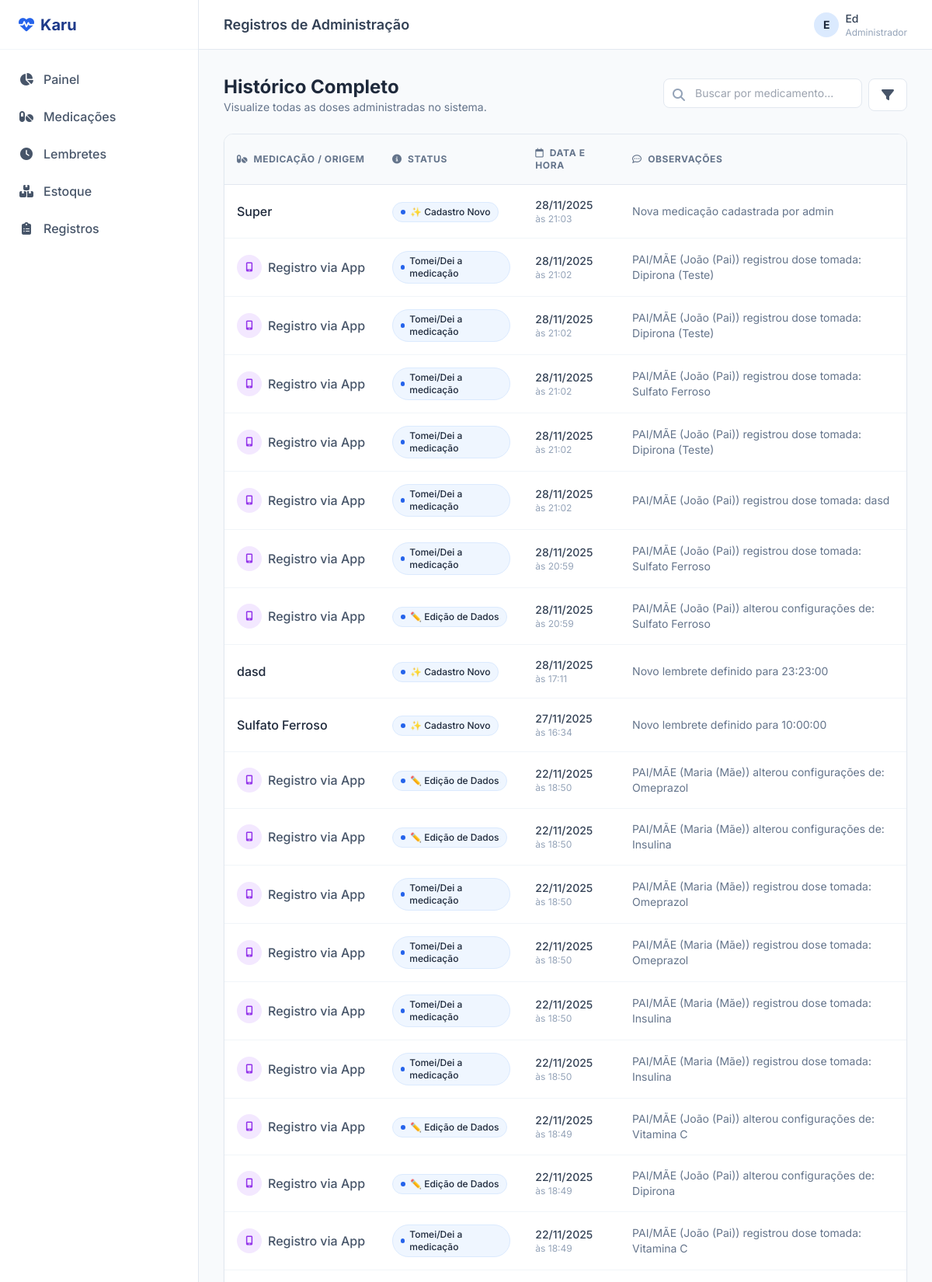
Screenshot of /registros/ (signed in, upper part) with the database file from the repository.
### medicacoes/models.py (models this page shows, shortened)
class RegistroAdministracao(models.Model):
    OPCOES = [
        ("TOMEI", "Tomei/Dei a medicação"),
        ("ESQUECI", "Esqueci"),
        ("RECUSEI", "Bebê recusou"),
        ("VOMITOU", "Vomitou após tomar"),
        ("SISTEMA_ADD", "✨ Cadastro Novo"),
        ("SISTEMA_EDIT", "✏️ Edição de Dados"),
        ("ESTOQUE_UP", "📦 Atualização de Estoque"),
    ]
    medicacao = models.ForeignKey(Medicacao, on_delete=models.CASCADE, related_name="registros")
    horario_registro = models.DateTimeField(default=timezone.now)
    status = models.CharField(max_length=20, choices=OPCOES)
    observacoes = models.TextField(blank=True)

class Medicacao(models.Model):
    VIA_ADMINISTRACAO = [
        ("ORAL", "Oral"),
        ("IM", "Intramuscular"),
    ]
    nome = models.CharField(max_length=150)
    dosagem = models.CharField(max_length=100)
    frequencia = models.CharField(max_length=100)
    via = models.CharField(max_length=10, choices=VIA_ADMINISTRACAO)
    duracao_dias = models.IntegerField()
    data_inicio = models.DateField(default=timezone.now)
    cuidados_especiais = models.TextField(blank=True)
    bebe_id = models.CharField(max_length=50)

### medicacoes/views.py (the view)
# urls.py: path('registros/', views.listar_registros, name='listar_registros'),
@login_required
def listar_registros(request):
    registros = RegistroAdministracao.objects.all().order_by('-horario_registro')
    return render(request, "registros/listar.html", {'registros': registros})

### medicacoes/templates/registros/listar.html (shortened to what this page needs)
{% extends "base.html" %}
{% block header_title %}Registros de Administração{% endblock %}
{% block content %}
<div class="flex flex-col md:flex-row md:items-center md:justify-between gap-4 mb-6">
    <div>
        <h1 class="text-2xl font-bold text-slate-800">Histórico Completo</h1>
        <p class="text-slate-500 text-sm">Visualize todas as doses administradas no sistema.</p>
    </div>
    <div class="flex gap-2 w-full md:w-auto">
        <div class="relative flex-1 md:w-64">
            <i class="fa-solid fa-search absolute left-3 top-1/2 -translate-y-1/2 text-slate-400"></i>
            <input type="text" placeholder="Buscar por medicamento..." class="w-full pl-10 pr-4 py-2 border border-slate-200 rounded-lg focus:outline-none focus:border-brand-600 focus:ring-1 focus:ring-brand-600 text-sm transition-colors">
        </div>
        <button class="px-4 py-2 bg-white border border-slate-200 text-slate-600 rounded-lg hover:bg-slate-50 hover:text-brand-600 transition-colors">
            <i class="fa-solid fa-filter"></i>
        </button>
    </div>
</div>
<div class="bg-white border border-slate-200 rounded-xl shadow-sm overflow-hidden">
    <div class="overflow-x-auto">
        <table class="w-full text-left border-collapse">
            <thead>
                <tr class="bg-slate-50 border-b border-slate-200 text-xs uppercase font-semibold text-slate-500 tracking-wider">
                    <th class="p-4 min-w-[200px]">
                        <i class="fa-solid fa-pills mr-1"></i> Medicação / Origem
                    </th>
                    <th class="p-4">
                        <i class="fa-solid fa-info-circle mr-1"></i> Status
                    </th>
                    <th class="p-4">
                        <i class="fa-regular fa-calendar mr-1"></i> Data e Hora
                    </th>
                    <th class="p-4 min-w-[250px]">
                        <i class="fa-regular fa-comment-dots mr-1"></i> Observações
                    </th>
                </tr>
            </thead>
            <tbody class="divide-y divide-slate-100">
                {% for r in registros %}
                <tr class="hover:bg-slate-50 transition-colors group">
                    <td class="p-4">
                        {% if "PAI/MÃE" in r.observacoes %}
                            <div class="flex items-center gap-2">
                                <div class="w-8 h-8 bg-purple-100 text-purple-600 rounded-full flex items-center justify-center text-xs">
                                    <i class="fa-solid fa-mobile-screen"></i>
                                </div>
                                <span class="font-medium text-slate-600">Registro via App</span>
                            </div>
                        {% else %}
                            <div class="font-medium text-slate-800">{{ r.medicacao.nome }}</div>
                        {% endif %}
                    </td>
                    <td class="p-4">
                        <span class="inline-flex items-center gap-1.5 px-2.5 py-1 rounded-full text-xs font-medium bg-brand-50 text-brand-700 border border-brand-100">
                            <span class="w-1.5 h-1.5 rounded-full bg-brand-600"></span>
                            {{ r.get_status_display }}
                        </span>
                    </td>
                    <td class="p-4 text-sm text-slate-600">
                        <div class="flex flex-col">
                            <span class="font-medium text-slate-700">
                                {{ r.horario_registro|date:"d/m/Y" }}
                            </span>
                            <span class="text-xs text-slate-400">
                                às {{ r.horario_registro|date:"H:i" }}
                            </span>
                        </div>
                    </td>
                    <td class="p-4 text-sm text-slate-500">
                        {% if r.observacoes %}
                            {{ r.observacoes }}
                        {% else %}
                            <span class="italic text-slate-300">Sem observações</span>
                        {% endif %}
                    </td>
                </tr>
                {% endfor %}
            </tbody>
        </table>
    </div>
</div>
{% endblock %}

### medicacoes/templates/base.html (shortened to what this page needs)
{% load static %}
<!DOCTYPE html>
<html lang="pt-br">
<head>
    <script src="https://cdn.tailwindcss.com"></script>
    <link rel="stylesheet" href="https://cdnjs.cloudflare.com/ajax/libs/font-awesome/6.4.0/css/all.min.css">
</head>
<body class="bg-slate-50 font-sans text-slate-800 antialiased">
    <div class="min-h-screen flex flex-col md:flex-row">
        <aside class="w-full md:w-64 bg-white border-r border-slate-200 flex-shrink-0 hidden md:flex flex-col">
            <div class="h-16 flex items-center px-6 border-b border-slate-100">
                <a href="/" class="flex items-center gap-2 text-brand-900 font-bold text-xl">
                    <i class="fa-solid fa-heart-pulse text-brand-600"></i>
                    <span>Karu</span>
                </a>
            </div>
            <nav class="flex-1 overflow-y-auto py-4">
                <ul class="space-y-1 px-3">
                    <li>
                        <a href="/" class="flex items-center gap-3 px-3 py-2.5 text-slate-600 hover:bg-brand-50 hover:text-brand-900 rounded-lg font-medium transition-colors">
                            <i class="fa-solid fa-chart-pie w-5 text-center"></i>
                            <span>Painel</span>
                        </a>
                    </li>
                    <li>
                        <a href="{% url 'listar_medicacoes' %}" class="flex items-center gap-3 px-3 py-2.5 text-slate-600 hover:bg-brand-50 hover:text-brand-900 rounded-lg font-medium transition-colors">
                            <i class="fa-solid fa-pills w-5 text-center"></i>
                            <span>Medicações</span>
                        </a>
                    </li>
                    <li>
                        <a href="{% url 'listar_lembretes' %}" class="flex items-center gap-3 px-3 py-2.5 text-slate-600 hover:bg-brand-50 hover:text-brand-900 rounded-lg font-medium transition-colors">
                            <i class="fa-solid fa-clock w-5 text-center"></i>
                            <span>Lembretes</span>
                        </a>
                    </li>
                    <li>
                        <a href="{% url 'listar_estoque' %}" class="flex items-center gap-3 px-3 py-2.5 text-slate-600 hover:bg-brand-50 hover:text-brand-900 rounded-lg font-medium transition-colors">
                            <i class="fa-solid fa-boxes-stacked w-5 text-center"></i>
                            <span>Estoque</span>
                        </a>
                    </li>
                    <li>
                        <a href="{% url 'listar_registros' %}" class="flex items-center gap-3 px-3 py-2.5 text-slate-600 hover:bg-brand-50 hover:text-brand-900 rounded-lg font-medium transition-colors">
                            <i class="fa-solid fa-clipboard-list w-5 text-center"></i>
                            <span>Registros</span>
                        </a>
                    </li>
                </ul>
            </nav>
        </aside>
        <div class="flex-1 flex flex-col h-screen overflow-hidden">
            <header class="hidden md:flex bg-white h-16 border-b border-slate-200 items-center justify-between px-8 flex-shrink-0">
                <h2 class="text-lg font-semibold text-slate-700">
                    {% block header_title %}Visão Geral{% endblock %}
                </h2>
                <div class="flex items-center gap-4">
                    <div class="flex items-center gap-2">
                        <div class="w-8 h-8 bg-brand-100 text-brand-700 rounded-full flex items-center justify-center font-bold text-sm uppercase">
                            {{ user.username|slice:":1" }}
                        </div>
                        <div class="flex flex-col">
                            <span class="text-sm font-medium text-slate-700">{{ user.username }}</span>
                            <span class="text-xs text-slate-400">
                                {% if user.is_superuser %}Administrador{% else %}Cuidador{% endif %}
                            </span>
                        </div>
                    </div>
                </div>
            </header>
            <main class="flex-1 overflow-x-hidden overflow-y-auto bg-slate-50 p-6 md:p-8">
                {% block content %}
                {% endblock %}
            </main>
        </div>
    </div>
</body>
</html>

### rows the page displays
RegistroAdministracao: medicacao.nome "Super", status "✨ Cadastro Novo", horario_registro "28/11/2025", horario_registro "21:03", observacoes "Nova medicação cadastrada por admin"
RegistroAdministracao: shows "Registro via App", status "Tomei/Dei a medicação", horario_registro "28/11/2025", horario_registro "21:02", observacoes "PAI/MÃE (João (Pai)) registrou dose tomada: Dipirona (Teste)"
RegistroAdministracao: shows "Registro via App", status "Tomei/Dei a medicação", horario_registro "28/11/2025", horario_registro "21:02", observacoes "PAI/MÃE (João (Pai)) registrou dose tomada: Dipirona (Teste)"
RegistroAdministracao: shows "Registro via App", status "Tomei/Dei a medicação", horario_registro "28/11/2025", horario_registro "21:02", observacoes "PAI/MÃE (João (Pai)) registrou dose tomada: Sulfato Ferroso"
RegistroAdministracao: shows "Registro via App", status "Tomei/Dei a medicação", horario_registro "28/11/2025", horario_registro "21:02", observacoes "PAI/MÃE (João (Pai)) registrou dose tomada: Dipirona (Teste)"
RegistroAdministracao: shows "Registro via App", status "Tomei/Dei a medicação", horario_registro "28/11/2025", horario_registro "21:02", observacoes "PAI/MÃE (João (Pai)) registrou dose tomada: dasd"
RegistroAdministracao: shows "Registro via App", status "Tomei/Dei a medicação", horario_registro "28/11/2025", horario_registro "20:59", observacoes "PAI/MÃE (João (Pai)) registrou dose tomada: Sulfato Ferroso"
RegistroAdministracao: shows "Registro via App", status "✏️ Edição de Dados", horario_registro "28/11/2025", horario_registro "20:59", observacoes "PAI/MÃE (João (Pai)) alterou configurações de: Sulfato Ferroso"
RegistroAdministracao: medicacao.nome "dasd", status "✨ Cadastro Novo", horario_registro "28/11/2025", horario_registro "17:11", observacoes "Novo lembrete definido para 23:23:00"
RegistroAdministracao: medicacao.nome "Sulfato Ferroso", status "✨ Cadastro Novo", horario_registro "27/11/2025", horario_registro "16:34", observacoes "Novo lembrete definido para 10:00:00"
RegistroAdministracao: shows "Registro via App", status "✏️ Edição de Dados", horario_registro "22/11/2025", horario_registro "18:50", observacoes "PAI/MÃE (Maria (Mãe)) alterou configurações de: Omeprazol"
RegistroAdministracao: shows "Registro via App", status "✏️ Edição de Dados", horario_registro "22/11/2025", horario_registro "18:50", observacoes "PAI/MÃE (Maria (Mãe)) alterou configurações de: Insulina"
RegistroAdministracao: shows "Registro via App", status "Tomei/Dei a medicação", horario_registro "22/11/2025", horario_registro "18:50", observacoes "PAI/MÃE (Maria (Mãe)) registrou dose tomada: Omeprazol"
RegistroAdministracao: shows "Registro via App", status "Tomei/Dei a medicação", horario_registro "22/11/2025", horario_registro "18:50", observacoes "PAI/MÃE (Maria (Mãe)) registrou dose tomada: Omeprazol"
RegistroAdministracao: shows "Registro via App", status "Tomei/Dei a medicação", horario_registro "22/11/2025", horario_registro "18:50", observacoes "PAI/MÃE (Maria (Mãe)) registrou dose tomada: Insulina"
RegistroAdministracao: shows "Registro via App", status "Tomei/Dei a medicação", horario_registro "22/11/2025", horario_registro "18:50", observacoes "PAI/MÃE (Maria (Mãe)) registrou dose tomada: Insulina"
RegistroAdministracao: shows "Registro via App", status "✏️ Edição de Dados", horario_registro "22/11/2025", horario_registro "18:49", observacoes "PAI/MÃE (João (Pai)) alterou configurações de: Vitamina C"
RegistroAdministracao: shows "Registro via App", status "✏️ Edição de Dados", horario_registro "22/11/2025", horario_registro "18:49", observacoes "PAI/MÃE (João (Pai)) alterou configurações de: Dipirona"
RegistroAdministracao: shows "Registro via App", status "Tomei/Dei a medicação", horario_registro "22/11/2025", horario_registro "18:49", observacoes "PAI/MÃE (João (Pai)) registrou dose tomada: Vitamina C"

### other values shown
{{ user.username|slice:":1" }} "E"
{{ user.username }} "Ed"
